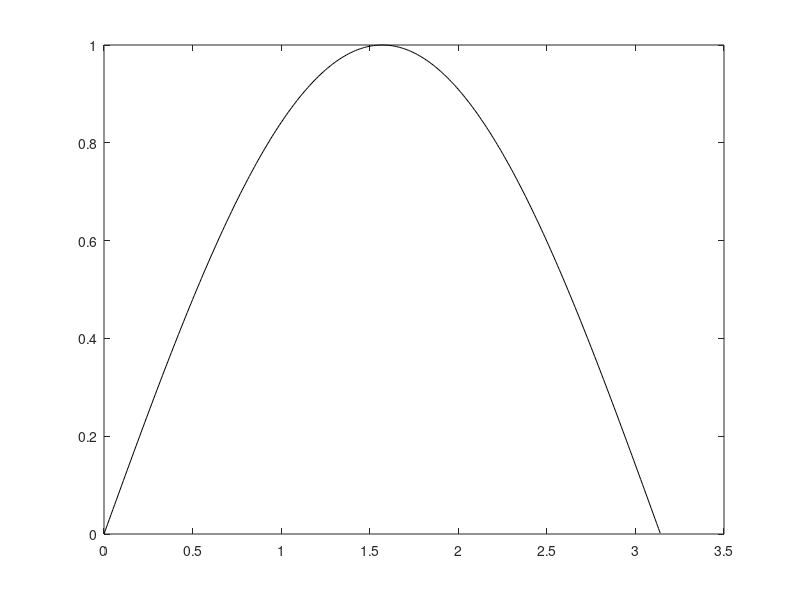

This figure's MATLAB source: (Note: this script raises an error after producing the figure.)
%test CubHerm
%reprezentam grafic sin(x) pe [0,pi] cu negru
x_graph=0:0.01:pi;
y_garph=sin(x_graph);
plot(x_graph,y_garph,'k')
hold on
%reprezentem cubica Hermite cu albastru
CubHerm(0,pi,0, 0, 1, -1);